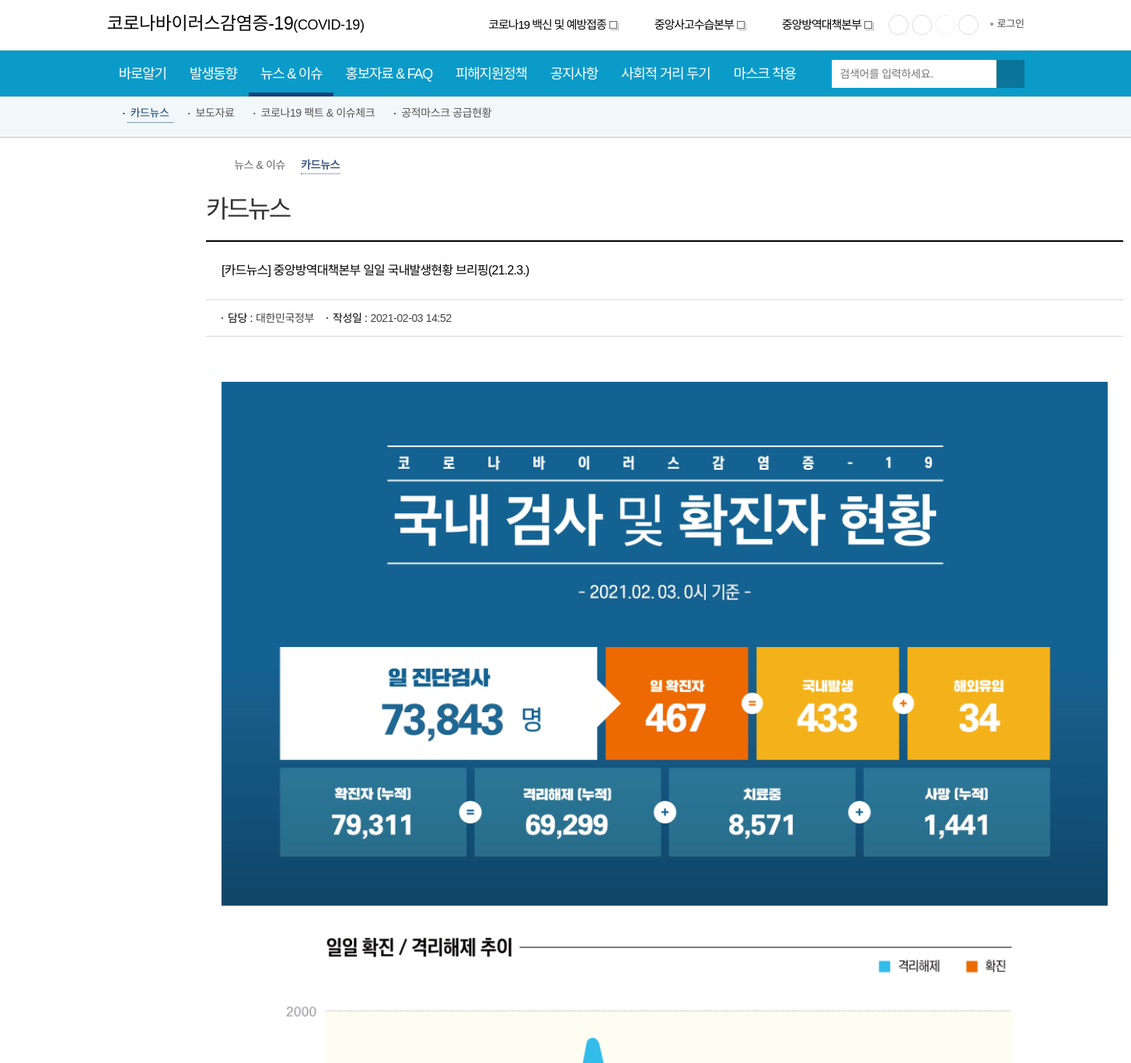
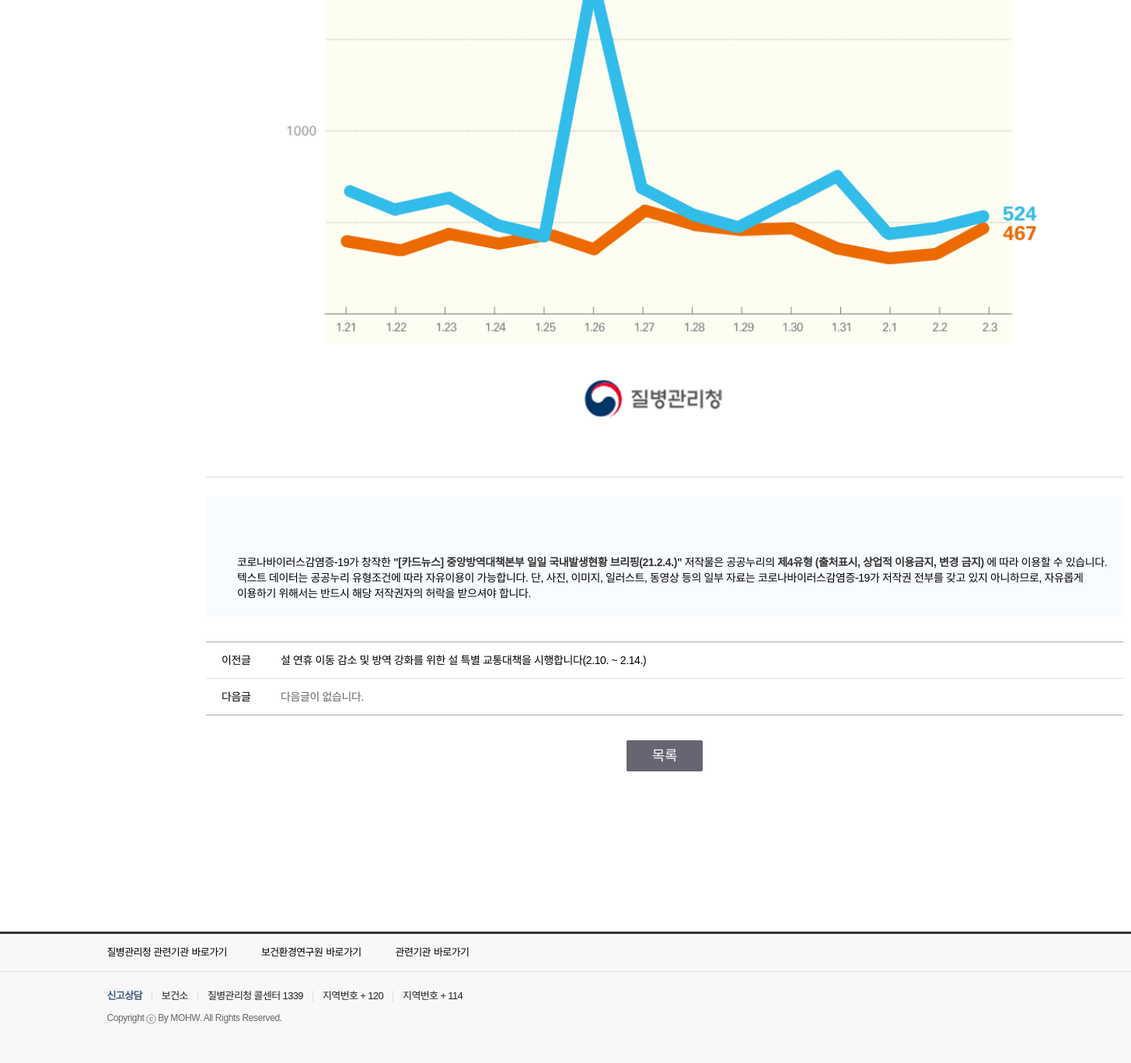
Page /news/form/1/ on the committed database (2 pictures, top to bottom).
### copycatApp/models.py (models this page shows, shortened)
class News(models.Model):
    number = models.IntegerField(default =1)
    title = models.CharField(max_length=70)
    manager = models.CharField(max_length=50)
    day = models.CharField(max_length=50)
    cardnews = models.ImageField(blank = True, null = True)

### copycatApp/views.py (the view)
# urls.py: path('form/<int:form_id>/',copycatApp.views.form,name="form"),
def form(request,form_id):
    news = get_object_or_404(News,pk=form_id) # newslist는 하나가 됨
    return render(request, 'news_form.html',{'news':news})

### copycatApp/templates/news_form.html (shortened to what this page needs)
<!DOCTYPE html>
<html>
<head>
</head>
<body>
    <header class="header_lay">
        <div class="top">
            <div>
                <div class="n_left">
                    <h1 class="corona_h1"><a href="{% url 'main' %}">코로나바이러스감염증-19<span>(COVID-19)</span></a></h1>
                </div>
                <div class="n_right">
                    <ul class="shim">
                        <li><a href="http://ncv.kdca.go.kr/" target="_blank" title="새창">코로나19 백신 및 예방접종<i class="ico_window"><span class="hdn">새창</span></i></a></li>
                        <li><a href="http://www.mohw.go.kr/" target="_blank" title="새창">중앙사고수습본부<i class="ico_window"><span class="hdn">새창</span></i></a></li>
                        <li><a href="http://www.kdca.go.kr/" target="_blank" title="새창">중앙방역대책본부<i class="ico_window"><span class="hdn">새창</span></i></a></li>
                    </ul>
                    <ul class="sns">
                        <li class="facebook"><a href="http://www.facebook.com/koreadca" target="_blank" title="질병관리청 페이스북으로 새창">페이스북<i class="ico_window"><span class="hdn">새창</span></i></a></li>
                        <li class="youtube"><a href="https://youtube.com/channel/UCa7-3Zvxg-5Rfxgu3RQY_gw" target="_blank" title="질병관리청 유튜브 새창">유튜브<i class="ico_window"><span class="hdn">새창</span></i></a></li>
                        <li class="post"><a href="https://post.naver.com/my.nhn?memberNo=20182790" target="_blank" title="질병관리청 포스트 새창">포스트<i class="ico_window"><span class="hdn">새창</span></i></a></li>
                        <li class="twitter"><a href="http://twitter.com/koreadca" target="_blank" title="질병관리청 트위터 새창">트위터<i class="ico_window"><span class="hdn">새창</span></i></a></li>
                    </ul>
                     <ul class="country">
                        {% if user.is_authenticated %}
                            {{user.username}}님
                            <li><a href="{% url 'logout' %}">로그아웃<i class="ico_window"><span class="hdn">새창</span></i></a></li>
                        {% else %}
                            <li><a href="{% url 'signin' %}">로그인<i class="ico_window"><span class="hdn">새창</span></i></a></li>
                        {% endif %}
                    </ul>
                </div>
            </div>
        </div>
    </header>
    <div class="menubar_lay">
        <div id="header" class="header">
                <div>
                    <div class="h_right">
                        <div id="gnb" class="gnb subfix t_dp_n m_dp_n">
                            <ul>
                                <li><a href="#">바로알기</a>
                                </li>
                                <li class=""><a href="#">발생동향</a>
                                </li>
                                <li class="on"><a href="#">뉴스 &amp; 이슈</a>
                                    <div class="g_fixsub" style="display: block;"><div>
                                        <ul>
                                            <li class="on"><a href="#">카드뉴스</a></li>
                                            <li><a href="#">보도자료</a></li>
                                            <li><a href="#">코로나19 팩트 &amp; 이슈체크</a></li>
                                            <li><a href="#">공적마스크 공급현황</a></li>
                                        </ul>
                                    </div></div>
                                </li>
                                <li><a href="#">홍보자료 &amp; FAQ</a>
                                </li>
                                <li class=""><a href="#">피해지원정책</a>
                                </li>
                                <li class=""><a href="#">공지사항</a>
                                </li>
                                <li class=""><a href="/#">사회적 거리 두기</a>
                                </li>
                                <li><a href="#">마스크 착용</a>
                                </li>
                            </ul>
                        </div>
                        <div class="p_search">
                            <form id="searchForm1" name="searchForm" action="/search/search.jsp" method="post">
                                <div class="n_search">
                                    <input type="text" name="searchTerm" id="searchTerm" value="" placeholder="검색어를 입력하세요.">
                                    <input type="submit" class="btn_search" onclick="search( 'searchForm1' );"><span class="hdn">검색</span>
                                </div>
                            </form>
                        </div>
                    </div>
                </div>
    </div>
    <section class="one">
        <div class="report">
            <div>
                <div class="sub_top">
                    <div class="st_navigation">
                        <ul>
                            <li><a href="/"><span class="hdn">홈</span></a></li>
                            <li><a href="#" >뉴스 &amp; 이슈</a></li>
                            <li><a href="#">카드뉴스</a></li>
                        </ul>
                    </div>
                    <div class="st_title">
                        <div class="fl_l">
                            <h3>카드뉴스</h3>
                        </div>
                    </div>
                </div>
              <div class="board_view">
                <div class="bv_top">
                    <div class="bv_ttl">
                        <h4>{{news.title}}</h4>
                    </div>
                    <div class="bv_category">
                        <ul>
                            <li><span class="bvc_ttl">담당 :</span><span class="bvc_detail">{{news.manager}}</span></li>
                            <li><span class="bvc_ttl">작성일 :</span><span class="bvc_detail">{{news.day}}</span> </li>
                        </ul>
                    </div>
                </div>
                <div class="bv_content">
                    <div class="bvc_txt">
                        <p></p>{%if news.cardnews%}
                        <p>&nbsp;<img src="{{news.cardnews.url}}
                            " style="height: 1400px; width: 1100px"></p>
                        <p></p>
                    </div>
                </div>{%endif%}
                <div class="copykogl type4">
                    <div class="copyimg"><span class="hdn">공공누리 제4유형</span></div>
                    <p class="copytext">
                        코로나바이러스감염증-19가 창작한 <strong>"[카드뉴스] 중앙방역대책본부 일일 국내발생현황 브리핑(21.2.4.)"</strong> 저작물은
                        공공누리의 <strong>제4유형 (출처표시, 상업적 이용금지, 변경 금지)</strong>
                        에 따라 이용할 수 있습니다.<br>
                        텍스트 데이터는 공공누리 유형조건에 따라 자유이용이 가능합니다. 단, 사진, 이미지, 일러스트, 동영상 등의 일부 자료는 코로나바이러스감염증-19가 저작권 전부를 갖고 있지 아니하므로, 자유롭게 이용하기 위해서는 반드시 해당 저작권자의 허락을 받으셔야 합니다.
                    </p>
                </div>
               <div class="page_skip">
                    <ul>
                        <li>
                            <span class="ps_ttl">이전글</span>
                            <p class="ps_detail">
                                <a href="javascript:void(0);" onclick="fn_tcm_boardView('/tcmBoardView.do','3','31','4750','311',  'BDC' );">설 연휴 이동 감소 및 방역 강화를 위한 설 특별 교통대책을 시행합니다(2.10. ~ 2.14.)</a>
                            </p>
                        </li>
                        <li>
                            <span class="ps_ttl">다음글</span>
                            <p class="ps_detail">다음글이 없습니다.</p>
                        </li>
                    </ul>
                </div>
                <div class="s_btn">
                    <a href="news.html" class="tag tag_lg tag_black"><span>목록</span></a>
    </div></div></div></div>
    </section>
    <footer class="footer_lay">
        <div class="footer">
            <div class="f_top">
                <div>
                    <div class="ft_left">
                        <div class="f_relate">
                            <ul>
                                <li>
                                    <a href="#"><span>질병관리청 관련기관</span><em>바로가기</em></a>
                                    </li>
                                    <li>
                                        <a href="#"><span>보건환경연구원 </span><em>바로가기</em></a>
                                    </li>
                                    <li>
                                        <a href="#"><span>관련기관 </span><em>바로가기</em></a>
                                    </li>
                                </ul>
                            </div>
                        </div>
                    </div>
                </div>
                <div class="f_bottom">
                    <div>
                        <div class="fb_left">
                            <div class="f_navigation">
                                <ul>
                                    <li class="txt_private"><strong>신고상담</strong></li>
                                    <li>보건소</li>
                                    <li class="cdcinfo">질병관리청 콜센터 1339</li>
                                    <li>지역번호 + 120</li>
                                    <li>지역번호 + 114</li>
                                </ul>
                            </div>
                            <div class="f_copyright">
                                <p>Copyright ⓒ By MOHW. All Rights Reserved.</p>
                            </div>
                        </div>
                        <div class="fb_right">
                            <div class="f_open">
                                <a href="http://www.kogl.or.kr/" target="_blank" title="OPEN 공공누리 공공저작물 자유이용허락 사이트 이동 - 새창"><span class="hdn">OPEN 공공누리 공공저작물 자유이용허락</span><i class="ico_window"><span class="hdn">새창</span></i></a>
                            </div>
                        </div>
                    </div>
                </div>
            </div>
            </div>
</body>
</html>

### rows in the picture
News: title "[카드뉴스] 중앙방역대책본부 일일 국내발생현황 브리핑(21.2.3.)", manager "대한민국정부", day "2021-02-03 14:52", cardnews (picture)
